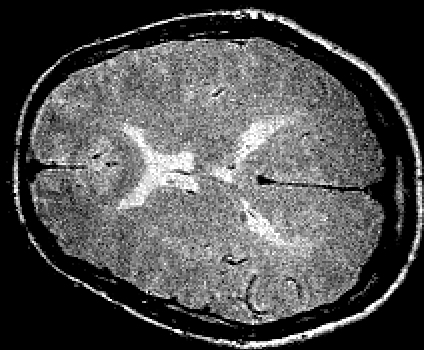
%> input picture reg1D/noisyMRIbrain.jpeg, 424 x 350 px
$ octave reg1D_example.m   (GNU Octave 9; MATLAB toolbox functions it lacks are replaced by stand-ins)
%> lines starting %> are read from the running program, lines starting %| are printed output that depends on the picture; long printed decimals are rounded
### lecture/reg1D/reg1D_affine_objective.m
function [f,g] = reg1D_affine_objective(p, I, J)
% Objective function for 1D registration example

% Compute the transformation given parameters
s = p(1);
tau = p(2);
x = 1:length(I);
phi = s * x + tau;

% Compute the difference between reference image and resliced moving image
idiff = I - interp1(J, phi, '*linear', 0);

% Compute the metric
f = sum(idiff .^ 2);

% Compute gradient if requested
if nargout > 1

    % Apply phi to the gradient image
    dJdt_phi = interp1(gradient(J), phi, '*linear', 0);

    % Compute partial derivative w.r.t. s
    g(1) = -2 * sum(idiff .* dJdt_phi .* x);

    % Compute partial derivative w.r.t. tau
    g(2) = -2 * sum(idiff .* dJdt_phi);

end

### reg1D/reg1D_example.m
%% Create example 1D 'images'

% Load a 2D MRI image
im=double(imread('noisyMRIbrain.jpeg'));
%> im: size 350x424 double; min 0, max 255, mean 78.6; mean of the top-left, top-right, bottom-left and bottom-right quarters 81, 75.6, 66.2, 91.4

% Smooth the image with Gaussian filter
im=conv2(im, fspecial('gaussian',32,4));
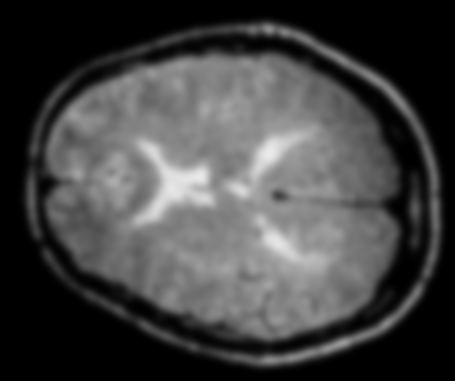
%> im: size 381x455 double; min 0, max 235.5, mean 67.3

% Take two lines through the image to simulate 1D images
sc1x = linspace(1,455,100);  sc1y = linspace(175,175,100);
sc2x = linspace(-10,495,100); sc2y = linspace(140,210,100);
I = interp2(im, sc1x, sc1y, 'linear', 0);
%> I = 100 values, max 229.5 at index 44, min 2.12e-06 at index 1, mean 114.1
J = interp2(im, sc2x, sc2y, 'linear', 0);
%> J = 100 values, max 204.2 at index 43, min 0 at index 1, mean 98.38

% Plot the two images
clf;
subplot(1,2,1);
plot(I, 'r');
hold on;
plot(J, 'b');
legend('reference','moving');
subplot(1,2,2);
imagesc(im); colormap('gray'); axis image; hold on;
plot(sc1x,sc1y,'r');
plot(sc2x,sc2y,'b');
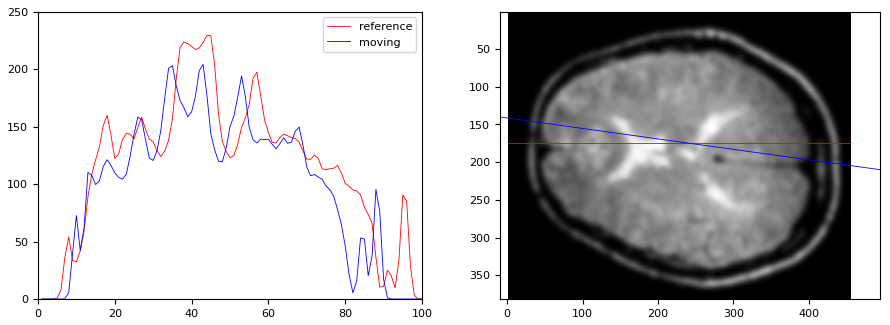
%> figure redrawn from the program's plot data, 2 panels

% Create a data object to pass in to the optimization function
data.I = I;
%> data.I has the same summary as I
data.J = J;
%> data.J has the same summary as J

%% Experiment with some basic 1D transformations

T=linspace(0,100);

T_shift = T+10;
J_shift = interp1(J, T_shift,'linear',0);
%> J_shift = 100 values, max 201.4 at index 25, min 0 at index 84, mean 96.94

clf;
subplot(1,2,1);
plot(T, T_shift);
axis image; ylim([0 100]);
xlabel('T'); ylabel('T_{shift}');
subplot(1,2,2);
plot(J,'r'); hold on;
plot(J_shift, 'b');
legend('J','J_{shift}');
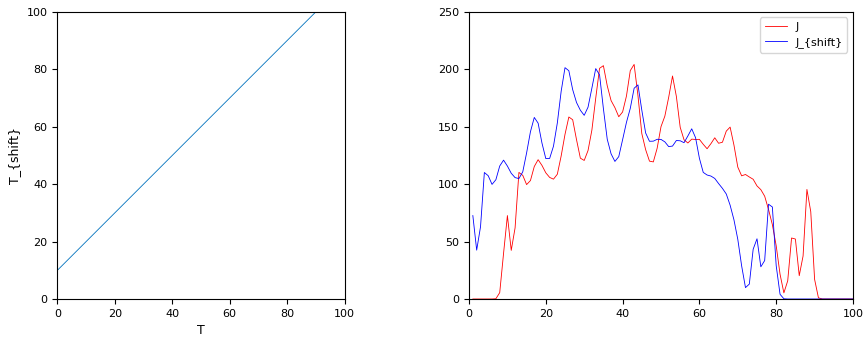
%> figure redrawn from the program's plot data, 2 panels; panel 1: curve peaks at x = 100, y = 110, above the top of the axes; panel 2: curve peaks at x = 43, y = 204.2; panel 2: curve peaks at x = 25, y = 201.4

%% Try a shift and flipping transformation

T_shift_flip = 100-T;
J_shift_flip = interp1(J, T_shift_flip,'linear',0);
%> J_shift_flip = 100 values, max 201.6 at index 66, min 0 at index 1, mean 97.39

clf;
subplot(1,2,1);
plot(T, T_shift_flip);
axis image; ylim([0 100]);
xlabel('T'); ylabel('T_{shift+flip}');
subplot(1,2,2);
plot(J,'r'); hold on;
plot(J_shift_flip, 'b');
legend('J','J_{shift+flip}');
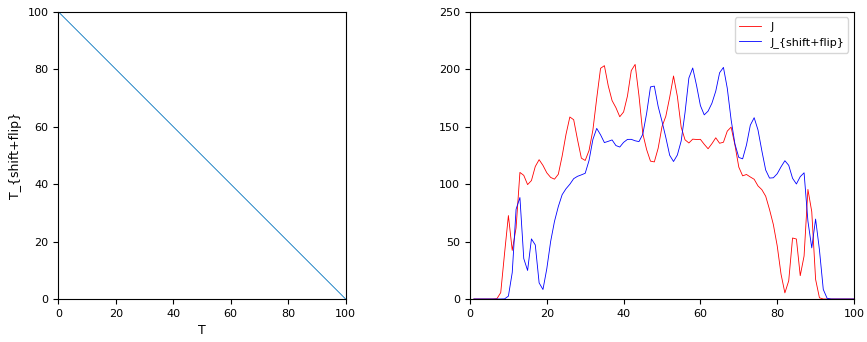
%> figure redrawn from the program's plot data, 2 panels; panel 1: curve peaks at x = 0, y = 100; panel 2: curve peaks at x = 43, y = 204.2; panel 2: curve peaks at x = 66, y = 201.6


%% Try a scaling transformation

T_scale = 1.2 * T;
J_scale = interp1(J, T_scale,'linear',0);
%> J_scale = 100 values, max 201.1 at index 36, min 0 at index 1, mean 81.03

clf;
subplot(1,2,1);
plot(T, T_scale);
axis image; ylim([0 100]); xlim([0 100]);
xlabel('T'); ylabel('T_{scale}');
subplot(1,2,2);
plot(J,'r'); hold on;
plot(J_scale, 'b');
legend('J','J_{scale}');
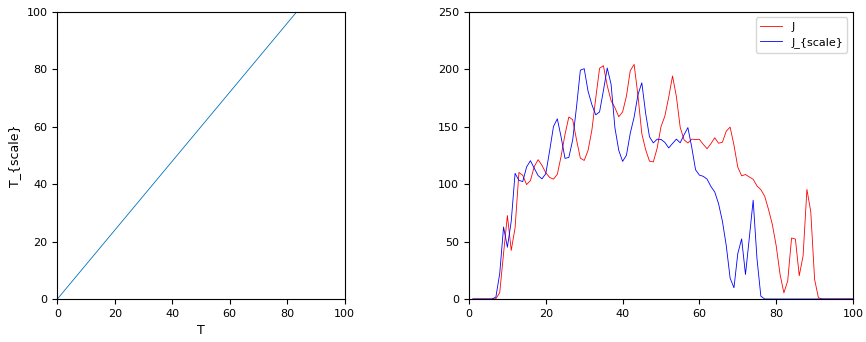
%> figure redrawn from the program's plot data, 2 panels; panel 1: curve peaks at x = 100, y = 120, above the top of the axes; panel 2: curve peaks at x = 43, y = 204.2; panel 2: curve peaks at x = 36, y = 201.1

%% Try an affine transformation (scale and shift)

% Notice we are composing two transformations
T_affine = 1.2 * T_shift;

J_affine = interp1(J, T_affine,'linear',0);
%> J_affine = 100 values, max 202.6 at index 20, min 0 at index 68, mean 79.77

clf;
subplot(1,2,1);
plot(T, T_affine);
axis image; ylim([0 100]); xlim([0 100]);
xlabel('T'); ylabel('T_{affine}');
subplot(1,2,2);
plot(J,'r'); hold on;
plot(J_affine, 'b');
legend('J','J_{affine}');
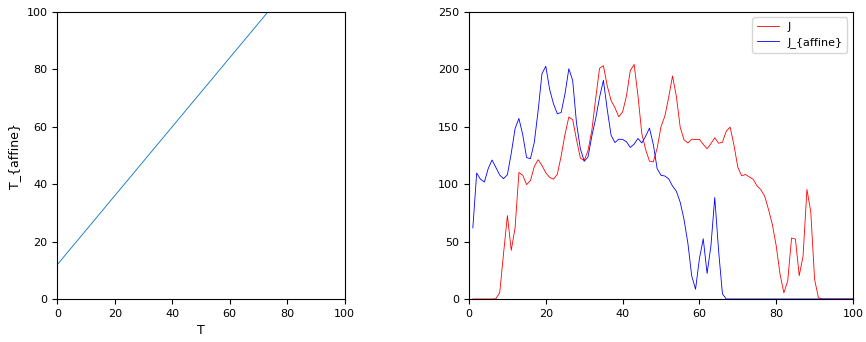
%> figure redrawn from the program's plot data, 2 panels; panel 1: curve peaks at x = 100, y = 132, above the top of the axes; panel 2: curve peaks at x = 43, y = 204.2; panel 2: curve peaks at x = 20, y = 202.6

%% Try a polynomial transformation (non-linear)

% "Good" coefficients
%coeff = [0.0002, -0.01, 0.5, +10];

% "Bad" coefficients
coeff = [0.001, -0.06, 0.5, +20];

% Notice we are composing two transformations
T_poly = coeff(1) * T.^3 + coeff(2) * T.^2 + coeff(3) * T + coeff(4);

J_poly = interp1(J, T_poly,'linear',0);
%> J_poly = 100 values, max 201 at index 56, min 0 at index 69, mean 59.28

clf;
subplot(1,2,1);
plot(T, T_poly);
axis image; ylim([0 100]); xlim([0 100]);
xlabel('T'); ylabel('T_{poly}');
subplot(1,2,2);
plot(J,'r'); hold on;
plot(J_poly, 'b');
legend('J','J_{poly}');
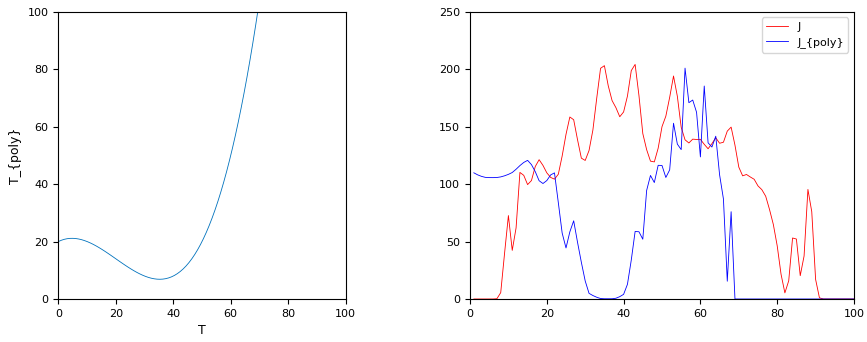
%> figure redrawn from the program's plot data, 2 panels; panel 1: curve peaks at x = 100, y = 470, above the top of the axes; panel 2: curve peaks at x = 43, y = 204.2; panel 2: curve peaks at x = 56, y = 201


%% Perform registration between the two images

% Print initial solution
fprintf('Initial cost: %f\n', reg1D_affine_objective([1 0], I, J));
%> in reg1D_affine_objective, `idiff = I - interp1(J, phi, '*linear', 0);`: idiff = 100 values, max 90.42 at index 95, min -65.73 at index 89, mean 15.72
%> in reg1D_affine_objective, `f = sum(idiff .^ 2);`: f = 131868.4
%| Initial cost: 131868.397

% Set options for optimization
%> (the run ends here)
